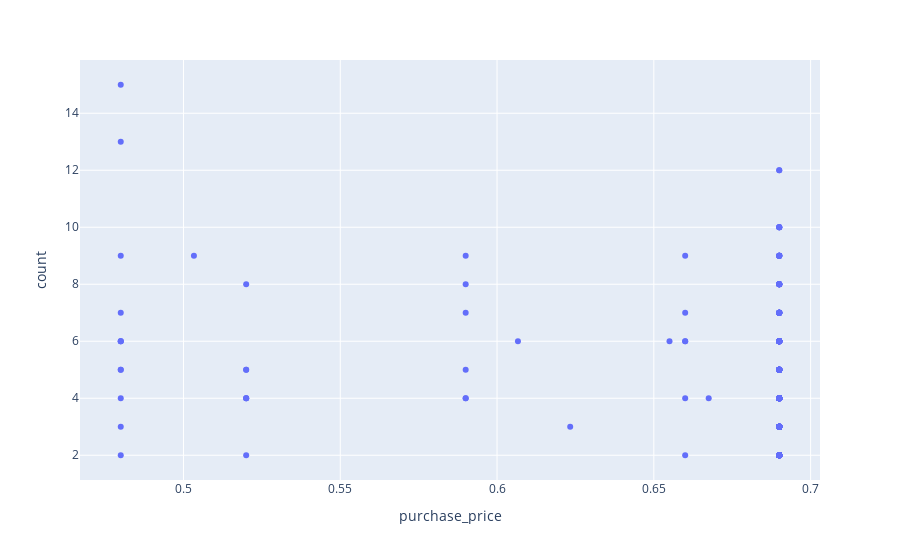

This figure's notebook cell:
### Code cell
import plotly.express as px
fig = px.scatter(one_row, x="purchase_price", y="count")
fig.show()

### Figure 1 — Plotly figure (JSON) as saved in the notebook; plotly's stock layout.template omitted (floating-point values rounded to 4 significant figures; data arrays with more than 128 entries replaced by an {"elided": "..."} marker saying what was removed)
{"data": [{"hovertemplate": "purchase_price=%{x}<br>count=%{y}<extra></extra>", "legendgroup": "", "marker": {"color": "#636efa", "symbol": "circle"}, "mode": "markers", "name": "", "orientation": "v", "showlegend": false, "type": "scatter", "x": {"elided": "308 float values"}, "xaxis": "x", "y": {"elided": "308 int values"}, "yaxis": "y"}], "layout": {"legend": {"tracegroupgap": 0}, "margin": {"t": 60}, "xaxis": {"anchor": "y", "domain": [0, 1], "title": {"text": "purchase_price"}}, "yaxis": {"anchor": "x", "domain": [0, 1], "title": {"text": "count"}}}}
